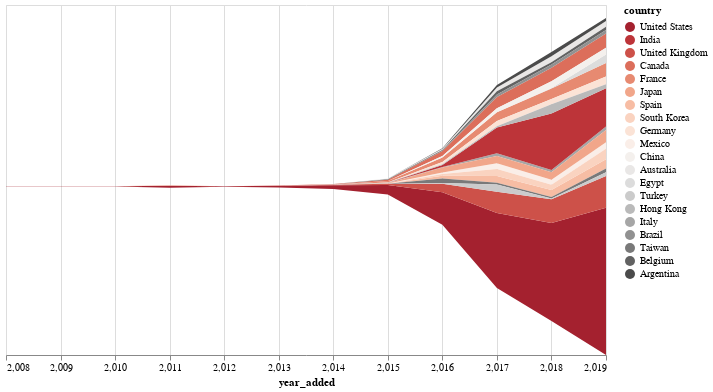

Notebook cell for this chart:
### Code cell
year_country = data2.groupby('year_added')['country'].value_counts().reset_index(name='counts')
year_country['top20'] = year_country['country'].apply(lambda x : x in top20_country.index)

year_country = year_country[(year_country['year_added'] >= 1990) & year_country['top20'] & (year_country['year_added'] < 2020)]

alt.Chart(year_country).mark_area().encode(
    alt.X('year_added'),
    alt.Y('counts:Q', stack='center', axis=None),
    alt.Color('country:N',
        scale=alt.Scale(scheme='redgrey'),
        sort=list(top20_country.index)
    ),
).properties(
    height=350,
    width=600
)

### Figure 1 — Vega-Lite specification as saved in the notebook (floating-point values rounded to 4 significant figures)
{"config": {"view": {"continuousWidth": 400, "continuousHeight": 300}}, "data": {"name": "data-6366acec90e4cd28fcadefa3e7f0e1ab"}, "mark": "area", "encoding": {"color": {"type": "nominal", "field": "country", "scale": {"scheme": "redgrey"}, "sort": ["United States", "India", "United Kingdom", "Canada", "France", "Japan", "Spain", "South Korea", "Germany", "Mexico", "China", "Australia", "Egypt", "Turkey", "Hong Kong", "Italy", "Brazil", "Taiwan", "Belgium", "Argentina"]}, "x": {"type": "quantitative", "field": "year_added"}, "y": {"type": "quantitative", "axis": null, "field": "counts", "stack": "center"}}, "height": 350, "width": 600, "$schema": "https://vega.github.io/schema/vega-lite/v4.8.1.json", "datasets": {"data-6366acec90e4cd28fcadefa3e7f0e1ab": [{"year_added": 2008, "country": "United States", "counts": 2, "top20": true}, {"year_added": 2009, "country": "United States", "counts": 1, "top20": true}, {"year_added": 2010, "country": "United States", "counts": 1, "top20": true}, {"year_added": 2011, "country": "United States", "counts": 12, "top20": true}, {"year_added": 2011, "country": "France", "counts": 1, "top20": true}, {"year_added": 2011, "country": "Mexico", "counts": 1, "top20": true}, {"year_added": 2011, "country": "Spain", "counts": 1, "top20": true}, {"year_added": 2012, "country": "United States", "counts": 3, "top20": true}, {"year_added": 2012, "country": "Mexico", "counts": 1, "top20": true}, {"year_added": 2013, "country": "United States", "counts": 10, "top20": true}, {"year_added": 2013, "country": "Canada", "counts": 1, "top20": true}, {"year_added": 2013, "country": "United Kingdom", "counts": 1, "top20": true}, {"year_added": 2014, "country": "United States", "counts": 23, "top20": true}, {"year_added": 2014, "country": "Canada", "counts": 4, "top20": true}, {"year_added": 2014, "country": "United Kingdom", "counts": 3, "top20": true}, {"year_added": 2014, "country": "Egypt", "counts": 1, "top20": true}, {"year_added": 2015, "country": "United States", "counts": 60, "top20": true}, {"year_added": 2015, "country": "France", "counts": 9, "top20": true}, {"year_added": 2015, "country": "Canada", "counts": 8, "top20": true}, {"year_added": 2015, "country": "United Kingdom", "counts": 8, "top20": true}, {"year_added": 2015, "country": "Australia", "counts": 5, "top20": true}, {"year_added": 2015, "country": "Belgium", "counts": 3, "top20": true}, {"year_added": 2015, "country": "Italy", "counts": 3, "top20": true}, {"year_added": 2015, "country": "Germany", "counts": 2, "top20": true}, {"year_added": 2015, "country": "China", "counts": 1, "top20": true}, {"year_added": 2015, "country": "Japan", "counts": 1, "top20": true}, {"year_added": 2015, "country": "Mexico", "counts": 1, "top20": true}, {"year_added": 2016, "country": "United States", "counts": 204, "top20": true}, {"year_added": 2016, "country": "United Kingdom", "counts": 54, "top20": true}, {"year_added": 2016, "country": "Canada", "counts": 31, "top20": true}, {"year_added": 2016, "country": "Japan", "counts": 31, "top20": true}, {"year_added": 2016, "country": "France", "counts": 29, "top20": true}, {"year_added": 2016, "country": "Taiwan", "counts": 29, "top20": true}, {"year_added": 2016, "country": "Spain", "counts": 17, "top20": true}, {"year_added": 2016, "country": "Germany", "counts": 14, "top20": true}, {"year_added": 2016, "country": "India", "counts": 14, "top20": true}, {"year_added": 2016, "country": "South Korea", "counts": 11, "top20": true}, {"year_added": 2016, "country": "Australia", "counts": 9, "top20": true}, {"year_added": 2016, "country": "China", "counts": 9, "top20": true}, {"year_added": 2016, "country": "Mexico", "counts": 9, "top20": true}, {"year_added": 2016, "country": "Belgium", "counts": 4, "top20": true}, {"year_added": 2016, "country": "Hong Kong", "counts": 4, "top20": true}, {"year_added": 2016, "country": "Turkey", "counts": 4, "top20": true}, {"year_added": 2016, "country": "Argentina", "counts": 3, "top20": true}, {"year_added": 2016, "country": "Italy", "counts": 3, "top20": true}, {"year_added": 2016, "country": "Brazil", "counts": 2, "top20": true}, {"year_added": 2017, "country": "United States", "counts": 471, "top20": true}, {"year_added": 2017, "country": "India", "counts": 163, "top20": true}, {"year_added": 2017, "country": "United Kingdom", "counts": 134, "top20": true}, {"year_added": 2017, "country": "Canada", "counts": 71, "top20": true}, {"year_added": 2017, "country": "France", "counts": 54, "top20": true}, {"year_added": 2017, "country": "Japan", "counts": 45, "top20": true}, {"year_added": 2017, "country": "Turkey", "counts": 45, "top20": true}, {"year_added": 2017, "country": "South Korea", "counts": 44, "top20": true}, {"year_added": 2017, "country": "Spain", "counts": 43, "top20": true}, {"year_added": 2017, "country": "Mexico", "counts": 36, "top20": true}, {"year_added": 2017, "country": "Germany", "counts": 33, "top20": true}, {"year_added": 2017, "country": "China", "counts": 25, "top20": true}, {"year_added": 2017, "country": "Australia", "counts": 24, "top20": true}, {"year_added": 2017, "country": "Belgium", "counts": 20, "top20": true}, {"year_added": 2017, "country": "Italy", "counts": 17, "top20": true}, {"year_added": 2017, "country": "Argentina", "counts": 16, "top20": true}, {"year_added": 2017, "country": "Brazil", "counts": 16, "top20": true}, {"year_added": 2017, "country": "Taiwan", "counts": 11, "top20": true}, {"year_added": 2017, "country": "Hong Kong", "counts": 8, "top20": true}, {"year_added": 2018, "country": "United States", "counts": 616, "top20": true}, {"year_added": 2018, "country": "India", "counts": 356, "top20": true}, {"year_added": 2018, "country": "United Kingdom", "counts": 148, "top20": true}, {"year_added": 2018, "country": "Canada", "counts": 84, "top20": true}, {"year_added": 2018, "country": "France", "counts": 66, "top20": true}, {"year_added": 2018, "country": "Hong Kong", "counts": 57, "top20": true}, {"year_added": 2018, "country": "Japan", "counts": 47, "top20": true}, {"year_added": 2018, "country": "Spain", "counts": 44, "top20": true}, {"year_added": 2018, "country": "China", "counts": 43, "top20": true}, {"year_added": 2018, "country": "Australia", "counts": 38, "top20": true}, {"year_added": 2018, "country": "Germany", "counts": 34, "top20": true}, {"year_added": 2018, "country": "South Korea", "counts": 33, "top20": true}, {"year_added": 2018, "country": "Mexico", "counts": 31, "top20": true}, {"year_added": 2018, "country": "Argentina", "counts": 27, "top20": true}, {"year_added": 2018, "country": "Brazil", "counts": 20, "top20": true}, {"year_added": 2018, "country": "Belgium", "counts": 14, "top20": true}, {"year_added": 2018, "country": "Italy", "counts": 14, "top20": true}, {"year_added": 2018, "country": "Taiwan", "counts": 9, "top20": true}, {"year_added": 2018, "country": "Turkey", "counts": 6, "top20": true}, {"year_added": 2018, "country": "Egypt", "counts": 3, "top20": true}, {"year_added": 2019, "country": "United States", "counts": 926, "top20": true}, {"year_added": 2019, "country": "India", "counts": 241, "top20": true}, {"year_added": 2019, "country": "United Kingdom", "counts": 199, "top20": true}, {"year_added": 2019, "country": "Canada", "counts": 90, "top20": true}, {"year_added": 2019, "country": "France", "counts": 84, "top20": true}, {"year_added": 2019, "country": "Japan", "counts": 78, "top20": true}, {"year_added": 2019, "country": "South Korea", "counts": 65, "top20": true}, {"year_added": 2019, "country": "Spain", "counts": 59, "top20": true}, {"year_added": 2019, "country": "Egypt", "counts": 54, "top20": true}, {"year_added": 2019, "country": "Germany", "counts": 49, "top20": true}, {"year_added": 2019, "country": "China", "counts": 42, "top20": true}, {"year_added": 2019, "country": "Mexico", "counts": 41, "top20": true}, {"year_added": 2019, "country": "Australia", "counts": 36, "top20": true}, {"year_added": 2019, "country": "Hong Kong", "counts": 25, "top20": true}, {"year_added": 2019, "country": "Taiwan", "counts": 24, "top20": true}, {"year_added": 2019, "country": "Turkey", "counts": 23, "top20": true}, {"year_added": 2019, "country": "Brazil", "counts": 22, "top20": true}, {"year_added": 2019, "country": "Italy", "counts": 21, "top20": true}, {"year_added": 2019, "country": "Argentina", "counts": 20, "top20": true}, {"year_added": 2019, "country": "Belgium", "counts": 20, "top20": true}]}}
